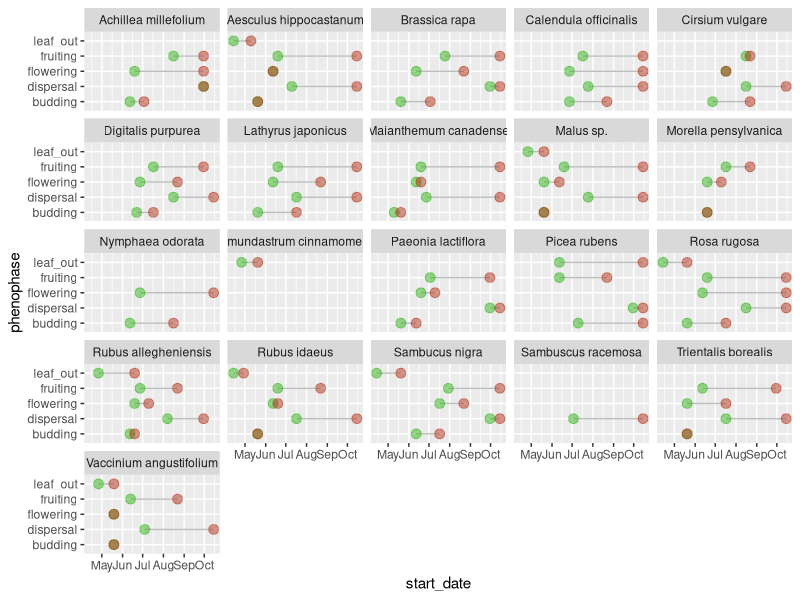

Reproduce this figure in R. (Note: this script raises an error after producing the figure.)
## ---- chunk 1
library(tidyverse)
library(broom)
library(readr)
library(dplyr)
library(forcats)
library(lubridate)
## ---- chunk 2
hurricane_plants <- read_csv("../data/hurricane_plants.csv")

hurricane_plants <- read_csv("../data/hurricane_plants.csv", 
    col_types = cols(date = col_date(format = "%m/%d/%Y")))

weather_data <- read_csv("../data/neracoos_buoy_data.csv")
## ---- chunk 3
# arrage variables in logical order
hurricane_plants <- relocate(hurricane_plants, 
       date, 
       life_form, 
       species, 
       initial_emergence,
       breaking_leaf_buds_count,
       leaf_presence,
       percent_unfolded_leaves,
       unfolded_leaves_count,
       percent_full_size_leaf,
       percent_leaves_colorful,
       fallen_leaf_presence,
       breaking_needle_bud_count,
       young_needle_count,
       percent_stalk_growth,
       percent_fiddlehead_unrolled,
       buds_and_flowers_count,
       percent_open_flowers,
       pollen_amount,
       pollen_cone_count,
       percent_open_pollen_cones,
       fruit_count,
       unripe_seed_cone_count, 
       percent_ripe_fruits,
       ripe_seed_cone_count,
       dropped_fruit_count,
       notes
       )

# remove empty rows, where life_form is NA 
hurricane_plants <- hurricane_plants %>% 
  filter(!is.na(life_form))
## ---- chunk 4
# new variable of a string of numbers for observed phases
# 1 = leafing out
# 2 = budding
# 3 = flowering
# 4 = fruiting
# 5 = ripe fruits/seeds
# 6 = seed dispersal
# hurricane_plants <- hurricane_plants %>%
#   mutate(phenophase = case_when(
#     initial_emergence == T        ~ "1",
#     buds_and_flowers_count > 0    ~ "2",
#     pollen_cone_count > 0         ~ "2",
#     percent_open_flowers > 0      ~ "3",
#     pollen_amount != "none"       ~ "3",
#     fruit_count > 0               ~ "4"))

# first emergence column creation
hurricane_plants_join <- hurricane_plants %>%
  # mutate(date = as.Date(date)) %>%
  group_by(species, initial_emergence) %>% 
  filter(date == min(date)) %>% 
  slice(1) %>% # takes the first occurrence if there is a tie
  ungroup() %>%
  filter(initial_emergence == "TRUE") %>%
  select(date, species, first_emergence=initial_emergence)

hurricane_plants <- hurricane_plants %>%
  full_join(hurricane_plants_join, join_by(date, species))
## ---- chunk 5
# create leafing out phenophase
hurricane_plants <- hurricane_plants %>%
  mutate(leaf_out = case_when(
    breaking_leaf_buds_count > 0 & percent_unfolded_leaves < 1 ~ T,
    breaking_needle_bud_count > 0 ~ T,
    percent_stalk_growth > 0 & percent_stalk_growth < 1 ~ T,
    .default = F
  ))
  
# create budding phenophase
hurricane_plants <- hurricane_plants %>%
  mutate(budding = case_when(
    buds_and_flowers_count > 0 & percent_open_flowers < 1 ~ T,
    pollen_cone_count > 0 ~ T,
    .default = F
  ))

# create flowering phenophase
hurricane_plants <- hurricane_plants %>%
  mutate(flowering = case_when(
    percent_open_flowers > 0 & buds_and_flowers_count > 0 ~ T,
    pollen_amount != "none" ~ T,
    .default = F
  ))

# create fruiting phenophase
hurricane_plants <- hurricane_plants %>%
  mutate(fruiting = case_when(
    fruit_count > 0 ~ T,
    unripe_seed_cone_count > 0 ~ T,
    .default = F
  ))

# create dispersal phenophase
hurricane_plants <- hurricane_plants %>%
  mutate(dispersal = case_when(
    percent_ripe_fruits > 0 ~ T,
    ripe_seed_cone_count > 1 ~ T,
    dropped_fruit_count > 0 ~ T,
    .default = F
  ))
## ---- chunk 6
# pivot longer
hurricane_plants_long <- hurricane_plants %>%
  pivot_longer(
    cols = c(leaf_out : dispersal), 
    names_to = "phenophase"
  ) %>%
  filter(value == "TRUE") %>%
  group_by(species, phenophase) %>%
  summarize(start_date = min(date), 
            end_date = max(date))

# plot
ggplot(hurricane_plants_long) +
  geom_segment( aes(x=phenophase, xend=phenophase, y=start_date, yend=end_date), color="grey") +
  geom_point( aes(x=phenophase, y=start_date), color=rgb(0.2,0.7,0.1,0.5), size=3 ) +
  geom_point( aes(x=phenophase, y=end_date), color=rgb(0.7,0.2,0.1,0.5), size=3 ) +
  coord_flip()+
  facet_wrap(~ species)
  theme_ipsum() +
  theme(
    legend.position = "none",
  ) +
  xlab("date") +
  ylab("phenophase")
## ---- chunk 7
# lubridate weather entries, calculate useful daily temperatures
weather_data <- weather_data %>%
  mutate(time = ymd_hms(time),
         month = month(time),
         day = day(time),
         date = as_date(round_date(time, unit = "day"))) %>%
  mutate(air_temperature = as.numeric(air_temperature)) %>%
  group_by(date) %>%
  summarize(daily_mean_temp = mean(air_temperature, na.rm = TRUE),
            daily_min_temp = min(air_temperature, na.rm = TRUE),
            daily_max_temp = max(air_temperature, na.rm = TRUE),
            daily_sd_temp = sd(air_temperature, na.rm = TRUE))

# glimpse weather data
glimpse(weather_data)
## ---- chunk 8
# set species minimums for temperatures and calculate total days above "frosts"
weather_data %>%
  group_by(date) %>%
  mutate(yarrow_temp_above = case_when(daily_mean_temp > 5 ~ 1, 
                                       TRUE ~ 0),
         apple_temp_above = case_when(daily_mean_temp > 12 ~ 1, 
                                       TRUE ~ 0)) %>% #find relevant temperatures, name by species, and join to hurricane_plants by this variable (dates after critical period)
  pivot_longer(cols = c(yarrow_temp_above, apple_temp_above), names_to = "species_germ", values_to = "germination_possible") %>%
  filter(germination_possible == 1) %>% #earliest non-frost or favourable germination date
  group_by(species_germ) %>%
  slice_min(date, n = 1)
## ---- chunk 9
# line plot daily mean temperature
ggplot(weather_data, aes(x=date, y=daily_mean_temp)) +
  geom_line() 
## ---- chunk 10
# plot ribbon of daily temperature readings
weather_data %>%
  ggplot(aes(x = date)) +
    geom_ribbon(aes(y = daily_mean_temp, ymin = daily_min_temp, ymax = daily_max_temp), alpha = 0.3) +
    geom_line(aes(y = daily_mean_temp), color = "blue") +
    geom_line(aes(y = daily_min_temp), color = "pink") 
